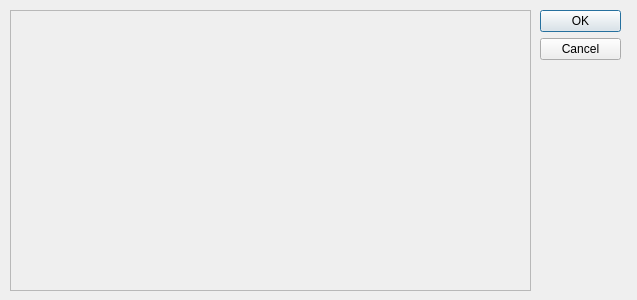
<?xml version="1.0" encoding="UTF-8"?>
<ui version="4.0">
 <class>Tela_Orcamento</class>
 <widget class="QDialog" name="Tela_Orcamento">
  <property name="geometry">
   <rect>
    <x>0</x>
    <y>0</y>
    <width>637</width>
    <height>300</height>
   </rect>
  </property>
  <property name="windowTitle">
   <string>Dialog</string>
  </property>
  <widget class="QDialogButtonBox" name="buttonBox">
   <property name="geometry">
    <rect>
     <x>540</x>
     <y>10</y>
     <width>81</width>
     <height>241</height>
    </rect>
   </property>
   <property name="orientation">
    <enum>Qt::Vertical</enum>
   </property>
   <property name="standardButtons">
    <set>QDialogButtonBox::Cancel|QDialogButtonBox::Ok</set>
   </property>
  </widget>
  <widget class="QTextBrowser" name="text_Orcamento">
   <property name="enabled">
    <bool>false</bool>
   </property>
   <property name="geometry">
    <rect>
     <x>10</x>
     <y>10</y>
     <width>521</width>
     <height>281</height>
    </rect>
   </property>
  </widget>
 </widget>
 <resources/>
 <connections>
  <connection>
   <sender>buttonBox</sender>
   <signal>accepted()</signal>
   <receiver>Tela_Orcamento</receiver>
   <slot>accept()</slot>
   <hints>
    <hint type="sourcelabel">
     <x>248</x>
     <y>254</y>
    </hint>
    <hint type="destinationlabel">
     <x>157</x>
     <y>274</y>
    </hint>
   </hints>
  </connection>
  <connection>
   <sender>buttonBox</sender>
   <signal>rejected()</signal>
   <receiver>Tela_Orcamento</receiver>
   <slot>reject()</slot>
   <hints>
    <hint type="sourcelabel">
     <x>316</x>
     <y>260</y>
    </hint>
    <hint type="destinationlabel">
     <x>286</x>
     <y>274</y>
    </hint>
   </hints>
  </connection>
 </connections>
</ui>
